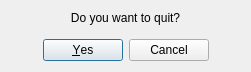
<?xml version="1.0" encoding="UTF-8"?>
<ui version="4.0">
 <class>Quitdialog</class>
 <widget class="QDialog" name="Quitdialog">
  <property name="geometry">
   <rect>
    <x>0</x>
    <y>0</y>
    <width>251</width>
    <height>72</height>
   </rect>
  </property>
  <property name="windowTitle">
   <string>Quit</string>
  </property>
  <layout class="QGridLayout" name="gridLayout">
   <item row="2" column="0">
    <widget class="QDialogButtonBox" name="buttonBox">
     <property name="orientation">
      <enum>Qt::Horizontal</enum>
     </property>
     <property name="standardButtons">
      <set>QDialogButtonBox::Cancel|QDialogButtonBox::Yes</set>
     </property>
     <property name="centerButtons">
      <bool>true</bool>
     </property>
    </widget>
   </item>
   <item row="0" column="0">
    <widget class="QLabel" name="label">
     <property name="text">
      <string>Do you want to quit?</string>
     </property>
     <property name="alignment">
      <set>Qt::AlignCenter</set>
     </property>
    </widget>
   </item>
   <item row="1" column="0">
    <spacer name="verticalSpacer">
     <property name="orientation">
      <enum>Qt::Vertical</enum>
     </property>
     <property name="sizeHint" stdset="0">
      <size>
       <width>20</width>
       <height>40</height>
      </size>
     </property>
    </spacer>
   </item>
  </layout>
 </widget>
 <resources/>
 <connections>
  <connection>
   <sender>buttonBox</sender>
   <signal>accepted()</signal>
   <receiver>Quitdialog</receiver>
   <slot>accept()</slot>
   <hints>
    <hint type="sourcelabel">
     <x>248</x>
     <y>254</y>
    </hint>
    <hint type="destinationlabel">
     <x>157</x>
     <y>274</y>
    </hint>
   </hints>
  </connection>
  <connection>
   <sender>buttonBox</sender>
   <signal>rejected()</signal>
   <receiver>Quitdialog</receiver>
   <slot>reject()</slot>
   <hints>
    <hint type="sourcelabel">
     <x>316</x>
     <y>260</y>
    </hint>
    <hint type="destinationlabel">
     <x>286</x>
     <y>274</y>
    </hint>
   </hints>
  </connection>
 </connections>
</ui>
